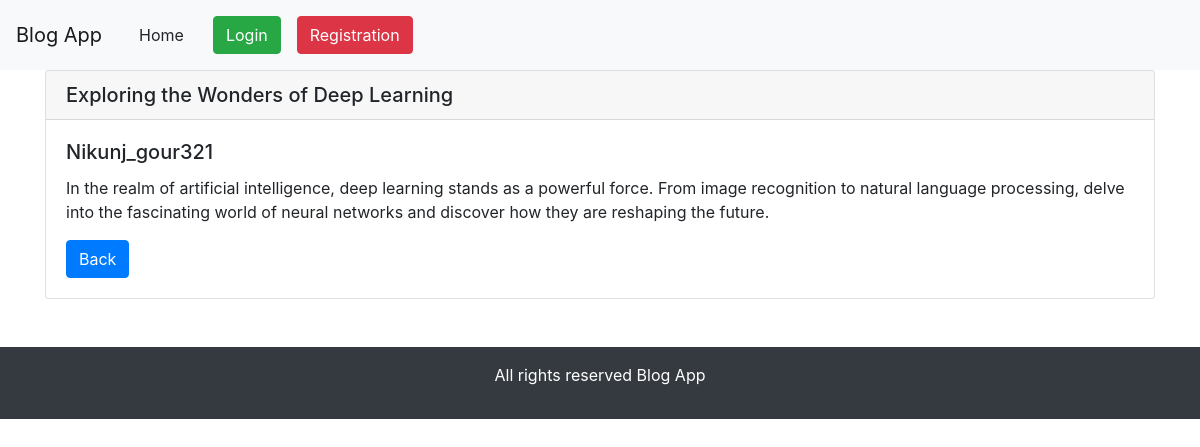
The app's page /blogdetail/6 with its own data.
### blog_app/models.py (models this page shows)
class BlogPost(models.Model):
    author = models.ForeignKey(User, on_delete=models.CASCADE)
    title = models.CharField(max_length=200)
    content = models.TextField()
    timestamp = models.DateTimeField(auto_now_add=True)

### blog_app/views.py (the view)
# urls.py: path('blogdetail/<int:pk>', views.detail.as_view(), name="detail"),
class detail(View):
    def get(self, request, pk):
        blog = BlogPost.objects.get(pk=pk)
        return render(request, 'blog_app/blogdetail.html',{'blog':blog})

### blog_app/templates/blog_app/blogdetail.html
{% extends "blog_app/base.html" %}
{% block content %}
<div class="container" >
    <div class="card">
        <h5 class="card-header">{{blog.title}}</h5>
        <div class="card-body">
          <h5 class="card-title">{{blog.author}}</h5>
          <p class="card-text">{{blog.content}}</p>
          <a href="{%url 'home' %}" class="btn btn-primary">Back</a>
        </div>
      </div>
</div>
{% endblock  %}

### records on screen
BlogPost: title "Exploring the Wonders of Deep Learning", author "Nikunj_gour321", content "In the realm of artificial intelligence, deep learning stands as a powerful force. From image recognition to natural language processing, delve into the fascinating world of neural networks and discover how they are reshaping the future."
